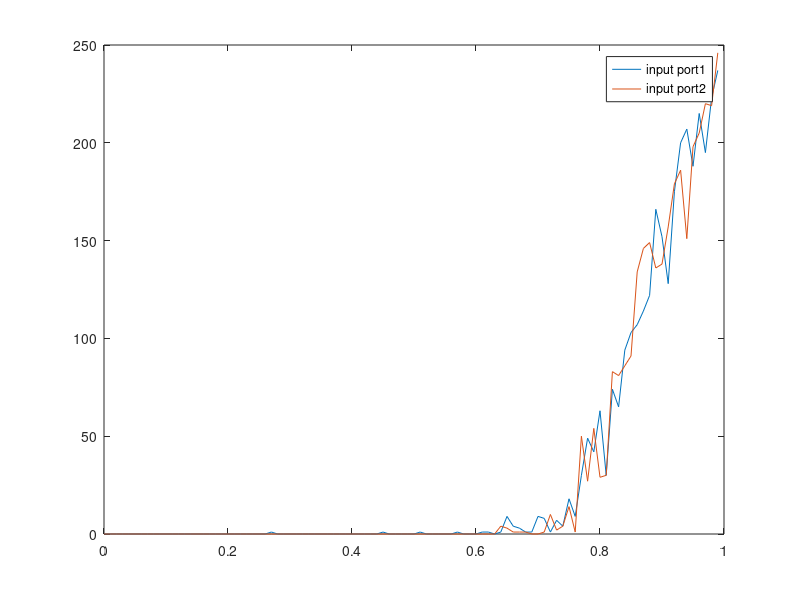

Here is the MATLAB script that generated this plot:
count1=[];
count2=[];

for p=0:0.01:0.99
    i=0;
    count_1=0;
    count_2=0;
    output1=0;
    output2=0;
    recount1=[];
    recount2=[];
    for j=1:100
        while i<1000
            if rand()<p
                count_1=count_1+1;
            end
            if rand()<p
                count_2=count_2+1;
            end


            if count_1>0 & count_2==0
                if rand()>0.5
                    output1=output1+1;
                    count_1=count_1-1;
                else
                    output2=output2+1;
                    count_1=count_1-1;
                end

            elseif count_1==0 & count_2>0
                if rand()>0.5
                    output1=output1+1;
                    count_2=count_2-1;
                else
                    output2=output2+1;
                    count_2=count_2-1;
                end

            elseif count_1>0 & count_2>0
                a=rand();
                b=rand();

                if (a>0.5&b<0.5) | (a<0.5 & b>0.5)
                    output1=output1+1;
                    output2=output2+1;
                    count_1=count_1-1;
                    count_2=count_2-1;

                elseif a>0.5 & b>0.5 %they all be sent to 1
                    if rand()<0.5 %send the first package
                        count_1=count_1-1;
                        output1=output1+1;
                    else
                        count_2=count_2-1;
                        output1=output1+1;
                    end

                elseif a<0.5 & b<0.5 
                    if rand()<0.5 %send the first package
                        count_1=count_1-1;
                        output2=output2+1;
                    else
                        count_2=count_2-1;
                        output2=output2+1;
                    end
                end
            end
        i=i+1;
        end
       recount1(j)=count_1;
       recount2(j)=count_2;
    end
    count1=[count1,mean(recount1)];
    count2=[count2,mean(recount2)];
end
a=0:0.01:0.99;
plot(a,count1,a,count2)
legend('input port1','input port2')